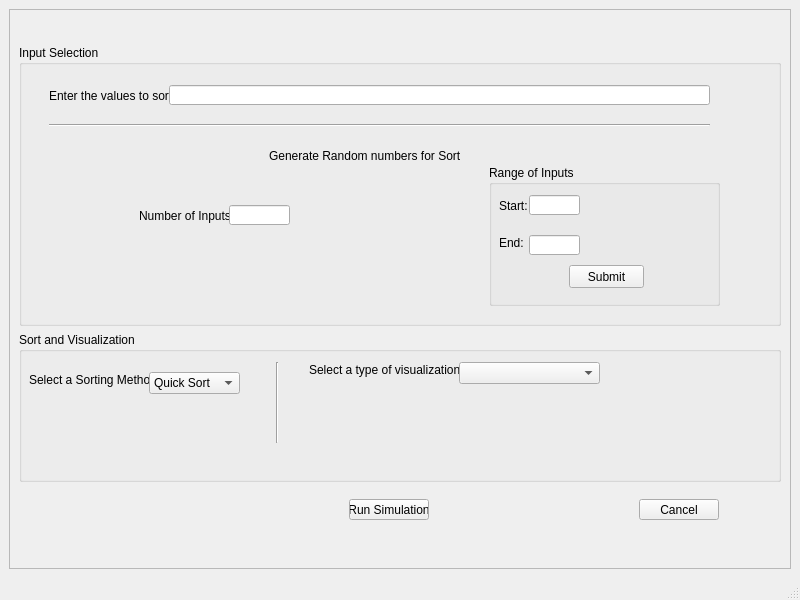
<?xml version="1.0" encoding="UTF-8"?>
<ui version="4.0">
 <class>MainWindow</class>
 <widget class="QMainWindow" name="MainWindow">
  <property name="geometry">
   <rect>
    <x>0</x>
    <y>0</y>
    <width>800</width>
    <height>600</height>
   </rect>
  </property>
  <property name="windowTitle">
   <string>MainWindow</string>
  </property>
  <widget class="QWidget" name="centralwidget">
   <layout class="QVBoxLayout" name="verticalLayout">
    <item>
     <widget class="QFrame" name="frame">
      <property name="frameShape">
       <enum>QFrame::StyledPanel</enum>
      </property>
      <property name="frameShadow">
       <enum>QFrame::Raised</enum>
      </property>
      <widget class="QGroupBox" name="groupBox_2">
       <property name="geometry">
        <rect>
         <x>10</x>
         <y>36</y>
         <width>762</width>
         <height>281</height>
        </rect>
       </property>
       <property name="title">
        <string>Input Selection</string>
       </property>
       <widget class="QLabel" name="label">
        <property name="geometry">
         <rect>
          <x>120</x>
          <y>160</y>
          <width>101</width>
          <height>21</height>
         </rect>
        </property>
        <property name="text">
         <string>Number of Inputs</string>
        </property>
       </widget>
       <widget class="QLineEdit" name="AutoNumOfInputs">
        <property name="geometry">
         <rect>
          <x>210</x>
          <y>160</y>
          <width>61</width>
          <height>20</height>
         </rect>
        </property>
       </widget>
       <widget class="QLabel" name="label_2">
        <property name="geometry">
         <rect>
          <x>30</x>
          <y>40</y>
          <width>121</width>
          <height>21</height>
         </rect>
        </property>
        <property name="text">
         <string>Enter the values to sort:</string>
        </property>
       </widget>
       <widget class="QLineEdit" name="UserInputLine">
        <property name="geometry">
         <rect>
          <x>150</x>
          <y>40</y>
          <width>541</width>
          <height>20</height>
         </rect>
        </property>
       </widget>
       <widget class="Line" name="line">
        <property name="geometry">
         <rect>
          <x>30</x>
          <y>70</y>
          <width>661</width>
          <height>20</height>
         </rect>
        </property>
        <property name="orientation">
         <enum>Qt::Horizontal</enum>
        </property>
       </widget>
       <widget class="QLabel" name="label_3">
        <property name="geometry">
         <rect>
          <x>250</x>
          <y>100</y>
          <width>191</width>
          <height>21</height>
         </rect>
        </property>
        <property name="text">
         <string>Generate Random numbers for Sorting</string>
        </property>
       </widget>
       <widget class="QGroupBox" name="groupBox">
        <property name="geometry">
         <rect>
          <x>470</x>
          <y>120</y>
          <width>231</width>
          <height>141</height>
         </rect>
        </property>
        <property name="title">
         <string>Range of Inputs</string>
        </property>
        <widget class="QLabel" name="label_4">
         <property name="geometry">
          <rect>
           <x>10</x>
           <y>30</y>
           <width>31</width>
           <height>21</height>
          </rect>
         </property>
         <property name="text">
          <string>Start:</string>
         </property>
        </widget>
        <widget class="QLabel" name="label_5">
         <property name="geometry">
          <rect>
           <x>10</x>
           <y>70</y>
           <width>31</width>
           <height>16</height>
          </rect>
         </property>
         <property name="text">
          <string>End:</string>
         </property>
        </widget>
        <widget class="QLineEdit" name="AutoRangeStart">
         <property name="geometry">
          <rect>
           <x>40</x>
           <y>30</y>
           <width>51</width>
           <height>20</height>
          </rect>
         </property>
        </widget>
        <widget class="QLineEdit" name="AutoRangeEnd">
         <property name="geometry">
          <rect>
           <x>40</x>
           <y>70</y>
           <width>51</width>
           <height>20</height>
          </rect>
         </property>
        </widget>
        <widget class="QPushButton" name="SubmitButton">
         <property name="geometry">
          <rect>
           <x>80</x>
           <y>100</y>
           <width>75</width>
           <height>23</height>
          </rect>
         </property>
         <property name="text">
          <string>Submit</string>
         </property>
        </widget>
       </widget>
      </widget>
      <widget class="QGroupBox" name="groupBox_3">
       <property name="geometry">
        <rect>
         <x>10</x>
         <y>323</y>
         <width>762</width>
         <height>150</height>
        </rect>
       </property>
       <property name="title">
        <string>Sort and Visualization </string>
       </property>
       <widget class="QLabel" name="label_6">
        <property name="geometry">
         <rect>
          <x>10</x>
          <y>40</y>
          <width>121</width>
          <height>16</height>
         </rect>
        </property>
        <property name="text">
         <string>Select a Sorting Method:</string>
        </property>
       </widget>
       <widget class="QComboBox" name="SelectSort">
        <property name="geometry">
         <rect>
          <x>130</x>
          <y>40</y>
          <width>91</width>
          <height>22</height>
         </rect>
        </property>
        <item>
         <property name="text">
          <string>Quick Sort</string>
         </property>
        </item>
        <item>
         <property name="text">
          <string>Selection Sort</string>
         </property>
        </item>
        <item>
         <property name="text">
          <string>Merge Sort</string>
         </property>
        </item>
        <item>
         <property name="text">
          <string>Bubble Sort</string>
         </property>
        </item>
       </widget>
       <widget class="Line" name="line_2">
        <property name="geometry">
         <rect>
          <x>250</x>
          <y>30</y>
          <width>16</width>
          <height>81</height>
         </rect>
        </property>
        <property name="orientation">
         <enum>Qt::Vertical</enum>
        </property>
       </widget>
       <widget class="QLabel" name="label_7">
        <property name="geometry">
         <rect>
          <x>290</x>
          <y>30</y>
          <width>151</width>
          <height>16</height>
         </rect>
        </property>
        <property name="text">
         <string>Select a type of visualization :</string>
        </property>
       </widget>
       <widget class="QComboBox" name="SelectVisual">
        <property name="geometry">
         <rect>
          <x>440</x>
          <y>30</y>
          <width>141</width>
          <height>22</height>
         </rect>
        </property>
       </widget>
      </widget>
      <widget class="QPushButton" name="RunSimulation">
       <property name="geometry">
        <rect>
         <x>340</x>
         <y>490</y>
         <width>80</width>
         <height>21</height>
        </rect>
       </property>
       <property name="text">
        <string>Run Simulation</string>
       </property>
      </widget>
      <widget class="QPushButton" name="Cancel">
       <property name="geometry">
        <rect>
         <x>630</x>
         <y>490</y>
         <width>80</width>
         <height>21</height>
        </rect>
       </property>
       <property name="text">
        <string>Cancel</string>
       </property>
      </widget>
     </widget>
    </item>
   </layout>
  </widget>
  <widget class="QMenuBar" name="menubar">
   <property name="geometry">
    <rect>
     <x>0</x>
     <y>0</y>
     <width>800</width>
     <height>20</height>
    </rect>
   </property>
  </widget>
  <widget class="QStatusBar" name="statusbar"/>
 </widget>
 <resources/>
 <connections/>
</ui>
